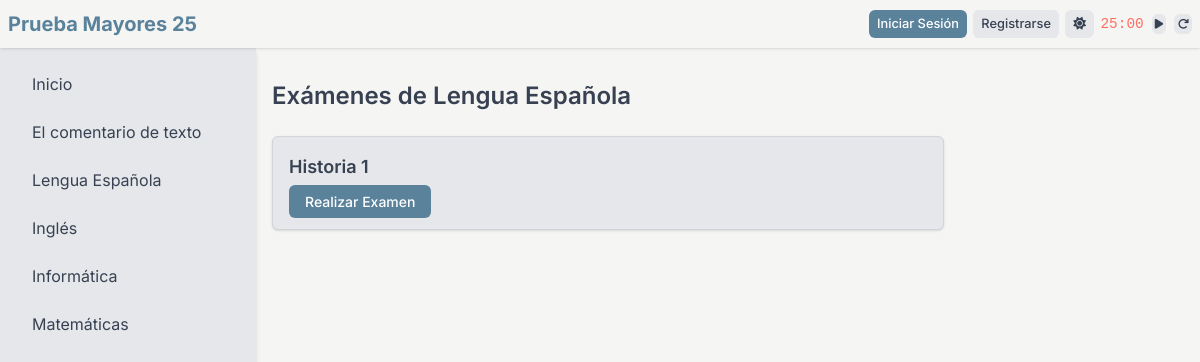
Screenshot of /asignatura/2/examenes with the database file from the repository.
### tables this page shows
CREATE TABLE asignaturas (
                id INTEGER PRIMARY KEY AUTOINCREMENT,
                nombre TEXT NOT NULL UNIQUE,
                descripcion TEXT
            );

CREATE TABLE examenes (
                id INTEGER PRIMARY KEY AUTOINCREMENT,
                asignatura_id INTEGER,
                nombre TEXT NOT NULL,
                UNIQUE(asignatura_id, nombre),
                FOREIGN KEY (asignatura_id) REFERENCES asignaturas(id)
            );

### app.py (the view)
@app.route("/asignatura/<int:asignatura_id>/examenes")
def mostrar_examenes(asignatura_id):
    with closing(get_db_connection()) as conn:
        asignatura_row = conn.execute(
            "SELECT id, nombre FROM asignaturas WHERE id = ?", (asignatura_id,)
        ).fetchone()
        if not asignatura_row:
            return redirect(url_for("index"))
        asignatura = dict(asignatura_row)
        examenes = [
            dict(row)
            for row in conn.execute(
                "SELECT id, nombre FROM examenes WHERE asignatura_id = ?",
                (asignatura_id,),
            ).fetchall()
        ]
    return render_template(
        "examenes.html",
        asignatura=asignatura,
        examenes=examenes,
        asignaturas=fetch_asignaturas(),
        navbar_data=get_navbar_data(),
    )

### app.py (called while the page is built)
def fetch_asignaturas():
    with closing(get_db_connection()) as conn:
        return [
            dict(row)
            for row in conn.execute(
                "SELECT id, nombre, descripcion FROM asignaturas"
            ).fetchall()
        ]

def get_navbar_data():
    return {
        "is_authenticated": current_user.is_authenticated,
        "username": current_user.username if current_user.is_authenticated else None,
        "dark_mode": session.get("dark_mode", False),
    }

### init_db.py (called while the page is built)
def get_db_connection():
    db_path = os.path.join(current_app.root_path, "instance", "database.db")
    conn = sqlite3.connect(db_path, check_same_thread=False)
    conn.row_factory = sqlite3.Row
    return conn

### templates/examenes.html (shortened to what this page needs)
<!DOCTYPE html>
<html lang="es" data-theme="{{ 'dark' if navbar_data.dark_mode else 'light' }}">
<head>
    <link rel="stylesheet" href="https://cdnjs.cloudflare.com/ajax/libs/font-awesome/6.5.1/css/all.min.css">
    <script src="https://cdn.tailwindcss.com"></script>
    <link rel="stylesheet" href="{{ url_for('static', filename='css/style.css') }}">
</head>
<body>
    {% include '_navbar.html' %}
    {% include '_sidebar.html' %}
    <main class="content">
        <h1 class="text-2xl font-semibold mb-6">Exámenes de {{ asignatura['nombre'] }}</h1>
        {% if examenes %}
        <div class="space-y-4 max-w-2xl">
            {% for examen in examenes %}
            <div class="card">
                <h2 class="text-lg font-semibold mb-2">{{ examen['nombre'] }}</h2>
                <a href="{{ url_for('mostrar_examen', examen_id=examen['id']) }}" class="btn btn-primary">Realizar
                    Examen</a>
            </div>
            {% endfor %}
        </div>
        {% else %}
        <div class="card">
            <p class="text-sm">No hay exámenes disponibles.</p>
        </div>
        {% endif %}
    </main>
</body>
</html>

### templates/_sidebar.html
<aside class="sidebar">
    <ul>
        <li><a href="{{ url_for('index') }}">Inicio</a></li>
        {% for asignatura in asignaturas %}
        <li><a href="{{ url_for('mostrar_asignatura', asignatura_id=asignatura['id']) }}">{{ asignatura['nombre'] }}</a>
        </li>
        {% endfor %}
    </ul>
</aside>

### static/css/style.css (style rules this page uses)
:root { --primary-bg: #f5f5f4; --primary-text: #374151; --secondary-bg: #e5e7eb; --accent: #5a829b; --accent-hover: #456e87; --border: #d1d5db; --shadow: rgba(0, 0, 0, 0.1); --work-color: #ff6f61; --rest-color: #4caf50; }
body { font-family: Inter, sans-serif; background-color: var(--primary-bg); color: var(--primary-text); transition: background-color 0.3s ease, color 0.3s ease; margin: 0; padding: 0; }
.sidebar { position: fixed; top: 3rem; left: 0; width: 16rem; height: calc(100vh - 3rem); background-color: var(--secondary-bg); box-shadow: 0 4px 6px -1px var(--shadow), 0 2px 4px -1px var(--shadow); transform: translateX(-100%); transition: transform 0.3s ease-in-out; }
.sidebar ul { padding: 1rem; display: flex; flex-direction: column; gap: 0.5rem; list-style: none; margin: 0; }
.sidebar li a { display: block; padding: 0.5rem 1rem; border-radius: 0.375rem; color: var(--primary-text); text-decoration: none; transition: background-color 0.2s ease-in-out, color 0.2s ease-in-out; }
.content { padding-top: 5rem; padding-left: 1rem; padding-right: 1rem; min-height: 100vh; transition: margin-left 0.3s ease-in-out; box-sizing: border-box; }
@media (min-width: 769px) { .content { margin-left: 16rem; } }
@media (min-width: 769px) { .sidebar { transform: translateX(0); } }
.btn { padding: 0.5rem 1rem; border-radius: 0.375rem; font-weight: 500; font-size: 0.875rem; transition: background-color 0.2s ease-in-out, color 0.2s ease-in-out; cursor: pointer; border: none; }
.btn-primary { background-color: var(--accent); color: #fff; }
.card { background-color: var(--secondary-bg); padding: 1rem; border-radius: 0.375rem; box-shadow: 0 1px 3px 0 var(--shadow), 0 1px 2px -1px var(--shadow); border: 1px solid var(--border); }
p, li { line-height: 1.5 !important; }

### rows the page displays
asignaturas: nombre "El comentario de texto"
asignaturas: nombre "Lengua Española"
asignaturas: nombre "Inglés"
asignaturas: nombre "Informática"
asignaturas: nombre "Matemáticas"
examenes: nombre "Historia 1"
